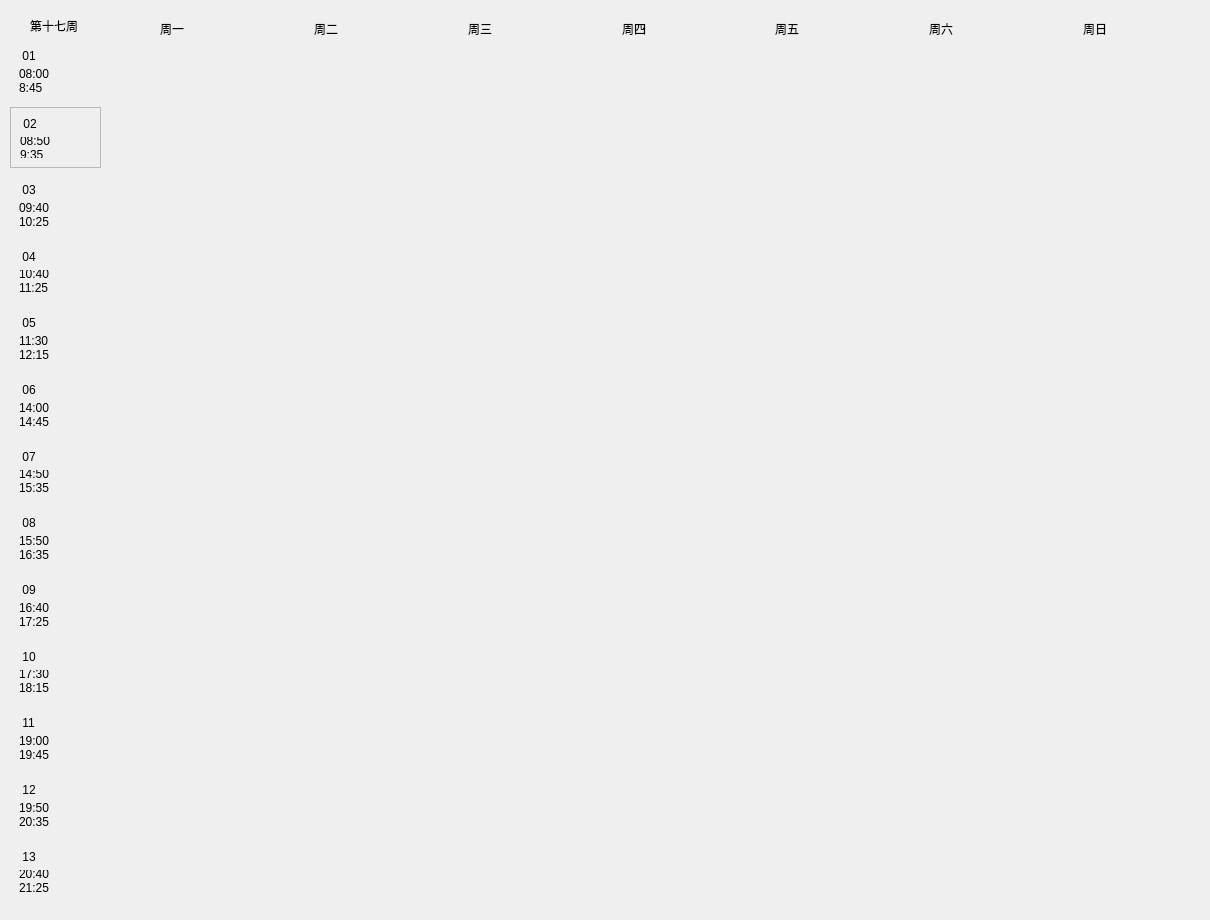
   <widget class="QWidget" name="page17">
    <widget class="QWidget" name="widget_257" native="true">
     <property name="geometry">
      <rect>
       <x>10</x>
       <y>0</y>
       <width>1191</width>
       <height>911</height>
      </rect>
     </property>
     <widget class="QLabel" name="firstweek_17">
      <property name="geometry">
       <rect>
        <x>20</x>
        <y>10</y>
        <width>101</width>
        <height>31</height>
       </rect>
      </property>
      <property name="styleSheet">
       <string notr="true">font: 12pt &quot;微软雅黑&quot;;</string>
      </property>
      <property name="text">
       <string>第十七周</string>
      </property>
     </widget>
     <widget class="QWidget" name="widget_258" native="true">
      <property name="geometry">
       <rect>
        <x>0</x>
        <y>40</y>
        <width>91</width>
        <height>861</height>
       </rect>
      </property>
      <layout class="QVBoxLayout" name="verticalLayout_225">
       <item>
        <widget class="QWidget" name="widget_259" native="true">
         <layout class="QVBoxLayout" name="verticalLayout_226">
          <item>
           <widget class="QLabel" name="num1_17">
            <property name="styleSheet">
             <string notr="true">font: rgb(32, 48, 126);
font: 12pt &quot;隶书&quot;;</string>
            </property>
            <property name="text">
             <string> 01</string>
            </property>
           </widget>
          </item>
          <item>
           <widget class="QLabel" name="first_17">
            <property name="text">
             <string>08:00
8:45</string>
            </property>
            <property name="scaledContents">
             <bool>false</bool>
            </property>
           </widget>
          </item>
         </layout>
        </widget>
       </item>
       <item>
        <widget class="QFrame" name="frame_17">
         <property name="frameShape">
          <enum>QFrame::StyledPanel</enum>
         </property>
         <property name="frameShadow">
          <enum>QFrame::Raised</enum>
         </property>
         <layout class="QVBoxLayout" name="verticalLayout_227">
          <item>
           <widget class="QLabel" name="num2_17">
            <property name="styleSheet">
             <string notr="true">font: rgb(32, 48, 126);
font: 12pt &quot;隶书&quot;;</string>
            </property>
            <property name="text">
             <string> 02</string>
            </property>
           </widget>
          </item>
          <item>
           <widget class="QLabel" name="second_17">
            <property name="text">
             <string>08:50
9:35</string>
            </property>
           </widget>
          </item>
         </layout>
        </widget>
       </item>
       <item>
        <widget class="QWidget" name="widget_260" native="true">
         <layout class="QVBoxLayout" name="verticalLayout_228">
          <item>
           <widget class="QLabel" name="num3_17">
            <property name="styleSheet">
             <string notr="true">font: 12pt &quot;隶书&quot;;</string>
            </property>
            <property name="text">
             <string> 03</string>
            </property>
           </widget>
          </item>
          <item>
           <widget class="QLabel" name="third_17">
            <property name="text">
             <string>09:40
10:25</string>
            </property>
           </widget>
          </item>
         </layout>
        </widget>
       </item>
       <item>
        <widget class="QWidget" name="widget_261" native="true">
         <layout class="QVBoxLayout" name="verticalLayout_229">
          <item>
           <widget class="QLabel" name="num4_17">
            <property name="styleSheet">
             <string notr="true">font: 12pt &quot;隶书&quot;;</string>
            </property>
            <property name="text">
             <string> 04</string>
            </property>
           </widget>
          </item>
          <item>
           <widget class="QLabel" name="forth_17">
            <property name="text">
             <string>10:40
11:25</string>
            </property>
           </widget>
          </item>
         </layout>
        </widget>
       </item>
       <item>
        <widget class="QWidget" name="widget_262" native="true">
         <layout class="QVBoxLayout" name="verticalLayout_230">
          <item>
           <widget class="QLabel" name="num5_17">
            <property name="styleSheet">
             <string notr="true">font: 12pt &quot;隶书&quot;;</string>
            </property>
            <property name="text">
             <string> 05</string>
            </property>
           </widget>
          </item>
          <item>
           <widget class="QLabel" name="fifth_17">
            <property name="text">
             <string>11:30
12:15</string>
            </property>
           </widget>
          </item>
         </layout>
        </widget>
       </item>
       <item>
        <widget class="QWidget" name="widget_263" native="true">
         <layout class="QVBoxLayout" name="verticalLayout_231">
          <item>
           <widget class="QLabel" name="num6_17">
            <property name="styleSheet">
             <string notr="true">font: 12pt &quot;隶书&quot;;</string>
            </property>
            <property name="text">
             <string> 06</string>
            </property>
           </widget>
          </item>
          <item>
           <widget class="QLabel" name="sixth_17">
            <property name="text">
             <string>14:00
14:45</string>
            </property>
           </widget>
          </item>
         </layout>
        </widget>
       </item>
       <item>
        <widget class="QWidget" name="widget_264" native="true">
         <layout class="QVBoxLayout" name="verticalLayout_232">
          <item>
           <widget class="QLabel" name="num7_17">
            <property name="styleSheet">
             <string notr="true">font: 12pt &quot;隶书&quot;;</string>
            </property>
            <property name="text">
             <string> 07</string>
            </property>
           </widget>
          </item>
          <item>
           <widget class="QLabel" name="seventh_17">
            <property name="text">
             <string>14:50
15:35</string>
            </property>
           </widget>
          </item>
         </layout>
        </widget>
       </item>
       <item>
        <widget class="QWidget" name="widget_265" native="true">
         <layout class="QVBoxLayout" name="verticalLayout_233">
          <item>
           <widget class="QLabel" name="num8_17">
            <property name="styleSheet">
             <string notr="true">font: 12pt &quot;隶书&quot;;</string>
            </property>
            <property name="text">
             <string> 08</string>
            </property>
           </widget>
          </item>
          <item>
           <widget class="QLabel" name="eighth_17">
            <property name="text">
             <string>15:50
16:35</string>
            </property>
           </widget>
          </item>
         </layout>
        </widget>
       </item>
       <item>
        <widget class="QWidget" name="widget_266" native="true">
         <layout class="QVBoxLayout" name="verticalLayout_234">
          <item>
           <widget class="QLabel" name="num9_17">
            <property name="styleSheet">
             <string notr="true">font: 12pt &quot;隶书&quot;;</string>
            </property>
            <property name="text">
             <string> 09</string>
            </property>
           </widget>
          </item>
          <item>
           <widget class="QLabel" name="ninth_17">
            <property name="text">
             <string>16:40
17:25</string>
            </property>
           </widget>
          </item>
         </layout>
        </widget>
       </item>
       <item>
        <widget class="QWidget" name="widget_267" native="true">
         <layout class="QVBoxLayout" name="verticalLayout_235">
          <item>
           <widget class="QLabel" name="num10_17">
            <property name="styleSheet">
             <string notr="true">font: 12pt &quot;隶书&quot;;</string>
            </property>
            <property name="text">
             <string> 10</string>
            </property>
           </widget>
          </item>
          <item>
           <widget class="QLabel" name="tenth_17">
            <property name="text">
             <string>17:30
18:15</string>
            </property>
           </widget>
          </item>
         </layout>
        </widget>
       </item>
       <item>
        <widget class="QWidget" name="widget_268" native="true">
         <layout class="QVBoxLayout" name="verticalLayout_236">
          <item>
           <widget class="QLabel" name="num11_17">
            <property name="styleSheet">
             <string notr="true">font: 12pt &quot;隶书&quot;;</string>
            </property>
            <property name="text">
             <string> 11</string>
            </property>
           </widget>
          </item>
          <item>
           <widget class="QLabel" name="eleventh_17">
            <property name="text">
             <string>19:00
19:45</string>
            </property>
           </widget>
          </item>
         </layout>
        </widget>
       </item>
       <item>
        <widget class="QWidget" name="widget_269" native="true">
         <layout class="QVBoxLayout" name="verticalLayout_237">
          <item>
           <widget class="QLabel" name="num12_17">
            <property name="styleSheet">
             <string notr="true">font: 12pt &quot;隶书&quot;;</string>
            </property>
            <property name="text">
             <string> 12</string>
            </property>
           </widget>
          </item>
          <item>
           <widget class="QLabel" name="twelfth_17">
            <property name="text">
             <string>19:50
20:35</string>
            </property>
           </widget>
          </item>
         </layout>
        </widget>
       </item>
       <item>
        <widget class="QWidget" name="widget_270" native="true">
         <layout class="QVBoxLayout" name="verticalLayout_238">
          <item>
           <widget class="QLabel" name="num13_17">
            <property name="styleSheet">
             <string notr="true">font: 12pt &quot;隶书&quot;;</string>
            </property>
            <property name="text">
             <string> 13</string>
            </property>
           </widget>
          </item>
          <item>
           <widget class="QLabel" name="thirteenth_17">
            <property name="text">
             <string>20:40
21:25</string>
            </property>
           </widget>
          </item>
         </layout>
        </widget>
       </item>
      </layout>
     </widget>
     <widget class="QWidget" name="widget_271" native="true">
      <property name="geometry">
       <rect>
        <x>150</x>
        <y>10</y>
        <width>1071</width>
        <height>37</height>
       </rect>
      </property>
      <property name="styleSheet">
       <string notr="true">font: 12pt &quot;隶书&quot;;</string>
      </property>
      <layout class="QHBoxLayout" name="horizontalLayout_17">
       <item>
        <widget class="QLabel" name="mon_17">
         <property name="text">
          <string>周一</string>
         </property>
        </widget>
       </item>
       <item>
        <widget class="QLabel" name="tue_17">
         <property name="text">
          <string>周二</string>
         </property>
        </widget>
       </item>
       <item>
        <widget class="QLabel" name="wed_17">
         <property name="text">
          <string>周三</string>
         </property>
        </widget>
       </item>
       <item>
        <widget class="QLabel" name="thu_17">
         <property name="text">
          <string>周四</string>
         </property>
        </widget>
       </item>
       <item>
        <widget class="QLabel" name="fri_17">
         <property name="text">
          <string>周五</string>
         </property>
        </widget>
       </item>
       <item>
        <widget class="QLabel" name="sat_17">
         <property name="text">
          <string>周六</string>
         </property>
        </widget>
       </item>
       <item>
        <widget class="QLabel" name="sun_17">
         <property name="text">
          <string>周日</string>
         </property>
        </widget>
       </item>
      </layout>
     </widget>
     <widget class="QWidget" name="widget_272" native="true">
      <property name="geometry">
       <rect>
        <x>100</x>
        <y>50</y>
        <width>1061</width>
        <height>851</height>
       </rect>
      </property>
     </widget>
    </widget>
   </widget>
